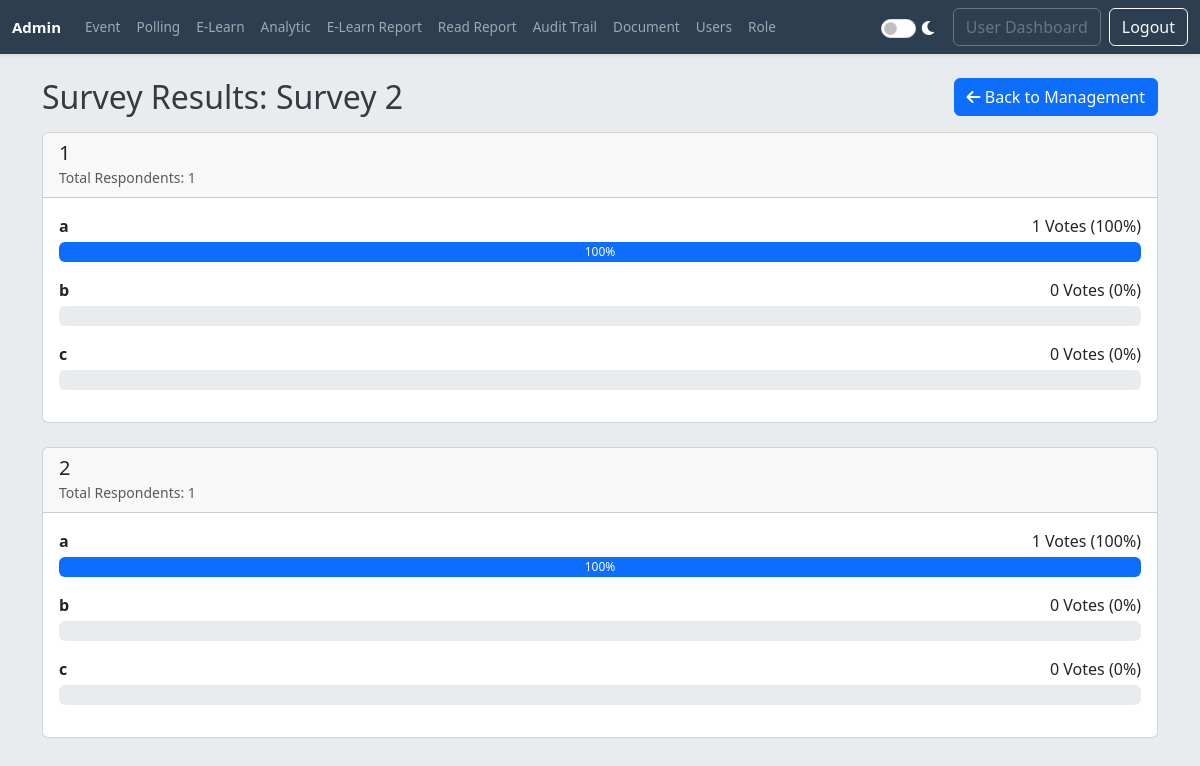
Screenshot of /admin/poll_results.php?id=2 (signed in) with the database file from the repository.
### tables this page shows
CREATE TABLE IF NOT EXISTS `polls` (
  `id` int NOT NULL AUTO_INCREMENT,
  `title` varchar(255) NOT NULL,
  `description` text,
  `status` enum('active','closed') NOT NULL DEFAULT 'active',
  `share_token` varchar(32) DEFAULT NULL,
  `created_by` int DEFAULT NULL,
  `created_at` timestamp NOT NULL DEFAULT CURRENT_TIMESTAMP,
  PRIMARY KEY (`id`) USING BTREE,
  UNIQUE KEY `share_token` (`share_token`) USING BTREE,
  KEY `created_by` (`created_by`) USING BTREE,
  CONSTRAINT `polls_ibfk_1` FOREIGN KEY (`created_by`) REFERENCES `users` (`id`) ON DELETE SET NULL ON UPDATE RESTRICT
);

CREATE TABLE IF NOT EXISTS `poll_questions` (
  `id` int NOT NULL AUTO_INCREMENT,
  `poll_id` int NOT NULL,
  `question_text` text NOT NULL,
  `sort_order` int NOT NULL DEFAULT '0',
  PRIMARY KEY (`id`) USING BTREE,
  KEY `poll_id` (`poll_id`) USING BTREE,
  CONSTRAINT `pq_ibfk_1` FOREIGN KEY (`poll_id`) REFERENCES `polls` (`id`) ON DELETE CASCADE ON UPDATE RESTRICT
);

### includes/theme_handler.php (called while the page is built, shortened)
<?php
function get_theme_class() {
    return ($_SESSION['theme'] ?? 'light') === 'dark' ? 'dark-mode' : '';
}
$theme_class = get_theme_class();
?>

### admin/poll_results.php (the view, shortened to what this page needs)
<?php
require_once '../includes/theme_handler.php';
require_once '../includes/db_connect.php';
$poll_id = isset($_GET['id']) ? (int) $_GET['id'] : 0;
$stmt_poll = $conn->prepare("SELECT title, description FROM polls WHERE id = ?");
$stmt_poll->bind_param("i", $poll_id);
$stmt_poll->execute();
$poll = $stmt_poll->get_result()->fetch_assoc();
$questions_with_results = [];
$stmt_q = $conn->prepare("SELECT id, question_text FROM poll_questions WHERE poll_id = ? ORDER BY sort_order ASC");
$stmt_q->bind_param("i", $poll_id);
$stmt_q->execute();
$result_q = $stmt_q->get_result();
while ($question = $result_q->fetch_assoc()) {
    $sql_results = "SELECT po.option_text, COUNT(pr.id) as vote_count
                    FROM poll_options po
                    LEFT JOIN poll_responses pr ON po.id = pr.option_id
                    WHERE po.question_id = ?
                    GROUP BY po.id
                    ORDER BY po.id";
    $stmt_results = $conn->prepare($sql_results);
    $stmt_results->bind_param("i", $question['id']);
    $stmt_results->execute();
    $question['results'] = $stmt_results->get_result()->fetch_all(MYSQLI_ASSOC);
    $question['total_votes'] = array_sum(array_column($question['results'], 'vote_count'));
    $questions_with_results[] = $question;
}
?>
<!DOCTYPE html>
<html lang="id" data-api-path="../">
<head>
    <link rel="stylesheet" href="../assets/css/bootstrap.min.css">
    <link rel="stylesheet" href="../assets/css/style.css">
    <link rel="stylesheet" href="https://cdnjs.cloudflare.com/ajax/libs/font-awesome/6.0.0-beta3/css/all.min.css">
</head>
<body class="<?= $theme_class ?>">
    <?php include 'admin_nav.php'; ?>
    <div class="container mt-4">
        <div class="d-flex justify-content-between align-items-center mb-3">
            <h2 class="mb-0">Survey Results: <?= htmlspecialchars($poll['title']) ?></h2>
            <a href="manage_polls.php" class="btn btn-primary"><i class="fas fa-arrow-left"></i> Back to Management</a>
        </div>
        <?php foreach ($questions_with_results as $question): ?>
                <div class="card mb-4">
                    <div class="card-header">
                        <h5 class="card-title mb-0"><?= htmlspecialchars($question['question_text']) ?></h5>
                        <small class="text-muted">Total Respondents: <?= $question['total_votes'] ?></small>
                    </div>
                    <div class="card-body">
                        <?php if ($question['total_votes'] > 0): ?>
                                <?php foreach ($question['results'] as $result): ?>
                                        <?php $percentage = round(($result['vote_count'] / $question['total_votes']) * 100, 1); ?>
                                        <div class="mb-3">
                                            <strong><?= htmlspecialchars($result['option_text']) ?></strong>
                                            <span class="float-end"><?= $result['vote_count'] ?> Votes (<?= $percentage ?>%)</span>
                                            <div class="progress mt-1" style="height: 20px;">
                                                <div class="progress-bar" role="progressbar" style="width: <?= $percentage ?>%;"
                                                    aria-valuenow="<?= $percentage ?>" aria-valuemin="0" aria-valuemax="100">
                                                    <?= $percentage ?>%
                                                </div>
                                            </div>
                                        </div>
                                <?php endforeach; ?>
                        <?php else: ?>
                                <p class="text-center">There are no votes yet for this question..</p>
                        <?php endif; ?>
                    </div>
                </div>
        <?php endforeach; ?>
    </div>
</body>
</html>

### assets/css/style.css (style rules this page uses)
html, body { height: 100%; margin: 0; padding: 0; transition: background-color 0.3s, color 0.3s; }
body { font-family: 'Segoe UI', Arial, sans-serif; background-color: #e9ecef; color: #343a40; display: flex; flex-direction: column; }

### rows the page displays
polls: title "Survey 2"
poll_questions: question_text "1", option_text "a", vote_count "1", percentage "100", option_text "b", vote_count "0", percentage "0", option_text "c"

### other values shown
$question['question_text'] "2"
$question['total_votes'] "1"
$result['option_text'] "a"
$result['vote_count'] "1"
$percentage "100"
$result['option_text'] "b"
$result['vote_count'] "0"
$percentage "0"
$result['option_text'] "c"
